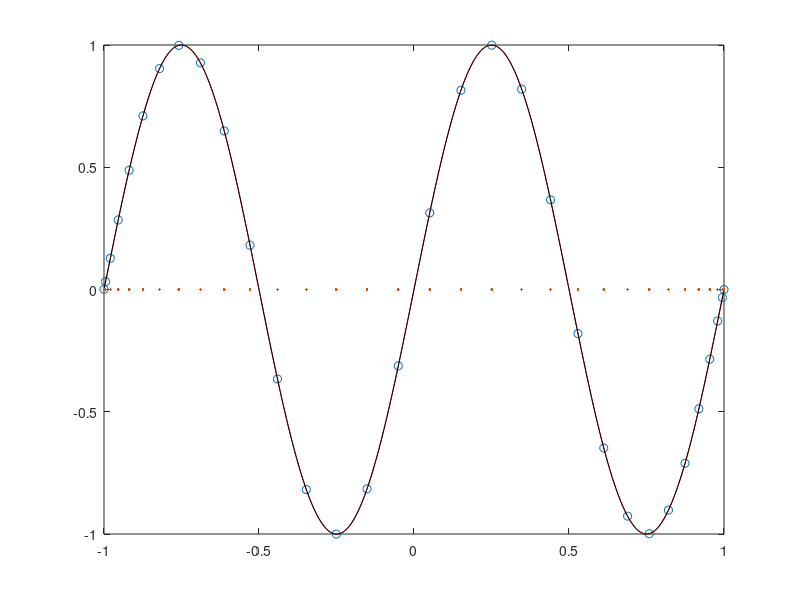

MATLAB code to generate this figure:
# チェビシェフ補間の威力を確認する

N=32;
#N=22;
M=1000;
#xx=linspace(-1,1,N);
# 補間点を等間隔にせず、両端の密度を上げる
xx=-cos(pi*[0:N-1]/(N-1));

yy=sin(2*pi.*xx) + 9.5e-4*2*(rand(1,N) - 0.5);

hold off
plot(xx,yy,"o")
xlim([-1,1])
ylim([-1,1])
hold on

xxx=linspace(xx(1),xx(end),M);

# ラグランジェ補間を手動で行う
phi=ones(N,M);

for ii=1:N
    for(jj=1:N)
       if ii != jj
            phi(ii,:).*=((xxx-xx(jj))/(xx(ii)-xx(jj)));
        endif
    endfor
endfor

H = zeros(1,M);
for ii=1:N
    H(1,:) += phi(ii,:).*yy(ii);
endfor

plot(xxx,H, "r")


#polyfit使用
#結果同じでした。。。苦労したのに。。
c=polyfit(xx,yy,N-1);
yfit=polyval(c,xxx);
plot(xxx,yfit,"k")

#　補間点の密度がわかりやすいようにx軸上にプロットする
plot(xx,zeros(1,N),".")
